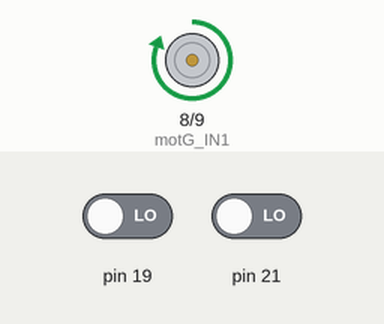
Simulated run of this program. Board: Arduino Mega 2560, built with avr-gcc and run on an emulated ATmega2560. Shown: motor-driver pin pairs drawn as motors (green arrow = first pin HIGH = forward, orange = second pin HIGH = backward, longer = more drive). The test bench sets the inputs (shaded band); at power-on: pin 19 LOW, pin 21 LOW. What the program prints to the serial monitor is not drawn.

Above: at 0.4 s.
Timing chart, 0 to 1.9 s (numbered marks = the images above):
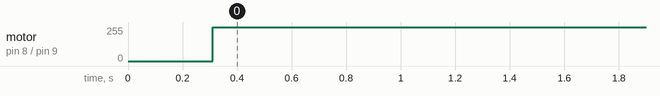

Measured:
- by itself, motor on pin 8 (motG_IN1) / pin 9 (motG_IN2): stopped → forward 255/255 at 0.31 s

The program:

main.cpp
```cpp
#include <Arduino.h>
#include <SimpleTimer.h>

SimpleTimer timer;                  // Timer pour échantillonnage

unsigned int tick_codeuse_G = 0;     // Compteur de tick de la codeuse du moteur Gauche
unsigned int tick_codeuse_D = 0;     // Compteur de tick de la codeuse du moteur Droit
int vitMoteur_G = 0;                 // Commande du moteur Gauche
int vitMoteur_D = 0;                 // Commande du moteur Droite

const int frequence_echantillonnage = 100; // Fréquence d'exécution de l'asservissement
const int rapport_reducteur = 30;          // Rapport nombre de tours de l'arbre moteur et de la roue
const int tick_par_tour_codeuse = 32;  //64 tick sur deux capteurs hall, ici un seul capteur

//definition des entrées Moteur Gauche
const int motG_IN1 = 8;    // Commande de sens moteur, Input 1
const int motG_IN2 = 9;    // Commande de sens moteur, Input 2
const int pinPowerG  = 7;    // Commande de vitesse moteur, Output Enabled1

//definition des entrées Moteur Droite
const int motD_IN3 = 12;    // Commande de sens moteur, Input 1
const int motD_IN4 = 11;    // Commande de sens moteur, Input 2
const int pinPowerD  = 13;    // Commande de vitesse moteur, Output Enabled1

//consigne en tour/s
//const float consigne_moteur_G = 0;//2;  // Consigne nombre de tours de roue par seconde moteur Gauche
float consigne_moteur_G = 1;
//const float consigne_moteur_D = 0;//2;  // Consigne nombre de tours de roue par seconde moteur Droit
float consigne_moteur_D = 1;

// init calculs asservissement PID
float erreur_G_precedente = consigne_moteur_G; // (en tour/s)
float somme_erreur_G = 0;
float erreur_D_precedente = consigne_moteur_D; // (en tour/s)
float somme_erreur_D = 0;

//Definition des constantes du correcteur PID
const float kpG = 200; //350; //1100; // Coefficient proportionnel (choisis par essais successifs)
const float kiG = 0; //5;   // Coefficient intégrateur
const float kdG = 50; //100; // Coefficient dérivateur

const float kpD = 270;//350; //1000; // Coefficient proportionnel (choisis par essais successifs)
const float kiD = 0;
const float kdD = 50;

//---- Interruption sur tick de la codeuse du moteur Gauche
void compteur_G()
{
    tick_codeuse_G++;
    // On incrémente le nombre de tick de la codeuse.   un seul sens
}

//---- Interruption sur tick de la codeuse du moteur Droit
void compteur_D()
{
    tick_codeuse_D++;
    // On incrémente le nombre de tick de la codeuse.   un seul sens
}


//---- fonction pour faire tourner le moteur dans un sens (a droite)
void TournerDroite_G( int powerRate )
{
    digitalWrite(motG_IN1, HIGH);
    digitalWrite(motG_IN2, LOW);
    analogWrite(pinPowerG, powerRate);
}

void TournerDroite_D( int powerRate )
{
    digitalWrite(motD_IN3, HIGH);
    digitalWrite(motD_IN4, LOW);
    analogWrite(pinPowerD, powerRate);
}

//---- Interruption pour calcul du P
void asservissement(){


    // Calcul de l'erreur_G
    int frequence_codeuse_G = frequence_echantillonnage * tick_codeuse_G; //100*tick_codeuse_G
    int frequence_codeuse_D = frequence_echantillonnage * tick_codeuse_D; //100*tick_codeuse_G

    float vit_roue_tour_sec_G = (float)frequence_codeuse_G / (float)tick_par_tour_codeuse / (float)rapport_reducteur;    //(100*tick_codeuse_G)/32/19
    float vit_roue_tour_sec_D = (float)frequence_codeuse_D / (float)tick_par_tour_codeuse / (float)rapport_reducteur;    //(100*tick_codeuse_G)/32/19

    float erreur_G = (consigne_moteur_G) - vit_roue_tour_sec_G; // pour le proportionnel
    float erreur_D = (consigne_moteur_D) - vit_roue_tour_sec_D; // pour le proportionnel

    somme_erreur_G += erreur_G; // pour l'intégrateur
    somme_erreur_D += erreur_D; // pour l'intégrateur

    float delta_erreur_G = erreur_G - erreur_G_precedente;  // pour le dérivateur
    erreur_G_precedente = erreur_G;
    float delta_erreur_D = erreur_D - erreur_D_precedente;  // pour le dérivateur
    erreur_D_precedente = erreur_D;


    // Réinitialisation du nombre de tick des  codeuses
    tick_codeuse_G = 0;
    tick_codeuse_D = 0;

    // P : calcul de la commande
    vitMoteur_G = kpG*erreur_G + kiG*somme_erreur_G + kdG*delta_erreur_G;  //somme des trois erreur_Gs
    vitMoteur_D = kpD*erreur_D + kiD*somme_erreur_D + kdD*delta_erreur_D;  //somme des trois erreur_Gs

    // Normalisation et contrôle du moteur de Gauche
    if ( vitMoteur_G > 255 )
    {
        vitMoteur_G = 255;  // sachant que l'on est branché sur un pont en H L293D
    }
    else if ( vitMoteur_G < 0 )
    {
        vitMoteur_G = 0;
    }

    // Normalisation et contrôle du moteur de Droite
    if ( vitMoteur_D > 255 )
    {
        vitMoteur_D = 255;  // sachant que l'on est branché sur un pont en H L293D
    }
    else if ( vitMoteur_D < 0 )
    {
        vitMoteur_D = 0;
    }

    TournerDroite_G(vitMoteur_G);
    TournerDroite_D(vitMoteur_D);

    // DEBUG
    Serial.print(vit_roue_tour_sec_G);  // affiche à gauche la vitesse et à droite l'erreur_G
    Serial.print(" : ");
    Serial.print(vit_roue_tour_sec_D);  // affiche à gauche la vitesse et à droite l'erreur_D
    //Serial.print(" : ");
    //Serial.print(erreur_G, 4);
    //Serial.print(" : ");
    //Serial.print(vitMoteur_G);
    Serial.println();
}

/* Routine d'initialisation */
void setup()
{
    Serial.begin(115200);         // Initialisation port COM
    pinMode(pinPowerG, OUTPUT);    // Sorties commande moteur
    pinMode( motG_IN1, OUTPUT );
    pinMode( motG_IN2, OUTPUT );

    analogWrite(pinPowerG, 0);  // Initialisation sortie moteur à 0
    delay(300);                // Pause de 0,3 sec pour laisser le temps au moteur de s'arréter si celui-ci est en marche

    // Interruption sur tick de la codeuse du moteur Gauche  (interruption 0 = pin2 arduino)
    attachInterrupt(digitalPinToInterrupt(21), compteur_G, CHANGE);

    // Interruption sur tick de la codeuse du moteur Droit  (interruption 1 = pin3 arduino)
    attachInterrupt(digitalPinToInterrupt(19), compteur_D, CHANGE);

    // Interruption pour calcul du PID et asservissement appelee toutes les 10ms
    timer.setInterval(1000/frequence_echantillonnage, asservissement);
}

/* Fonction principale */
void loop()
{
    timer.run();  //on fait tourner l'horloge
    delay(10);

}
```
